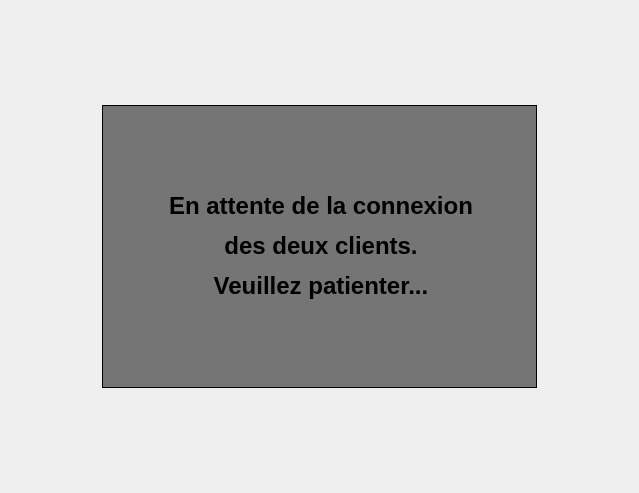
<?xml version="1.0" encoding="UTF-8"?>
<ui version="4.0">
 <class>Form</class>
 <widget class="QWidget" name="Form">
  <property name="geometry">
   <rect>
    <x>0</x>
    <y>0</y>
    <width>639</width>
    <height>493</height>
   </rect>
  </property>
  <property name="windowTitle">
   <string>Form</string>
  </property>
  <layout class="QGridLayout" name="gridLayout">
   <item row="0" column="0">
    <widget class="QLabel" name="label">
     <property name="maximumSize">
      <size>
       <width>435</width>
       <height>283</height>
      </size>
     </property>
     <property name="styleSheet">
      <string notr="true">background-color: rgba(0, 0, 0, 130);
border-color: rgb(0, 0, 0);
border-width : 1.2px;
border-style:inset;



</string>
     </property>
     <property name="text">
      <string>&lt;html&gt;&lt;head/&gt;&lt;body&gt;&lt;p align=&quot;center&quot;&gt;&lt;span style=&quot; font-size:18pt; font-weight:600;&quot;&gt;En attente de la connexion&lt;/span&gt;&lt;/p&gt;&lt;p align=&quot;center&quot;&gt;&lt;span style=&quot; font-size:18pt; font-weight:600;&quot;&gt;des deux clients.&lt;/span&gt;&lt;/p&gt;&lt;p align=&quot;center&quot;&gt;&lt;span style=&quot; font-size:18pt; font-weight:600;&quot;&gt;Veuillez patienter...&lt;/span&gt;&lt;/p&gt;&lt;/body&gt;&lt;/html&gt;</string>
     </property>
    </widget>
   </item>
  </layout>
 </widget>
 <resources/>
 <connections/>
</ui>
